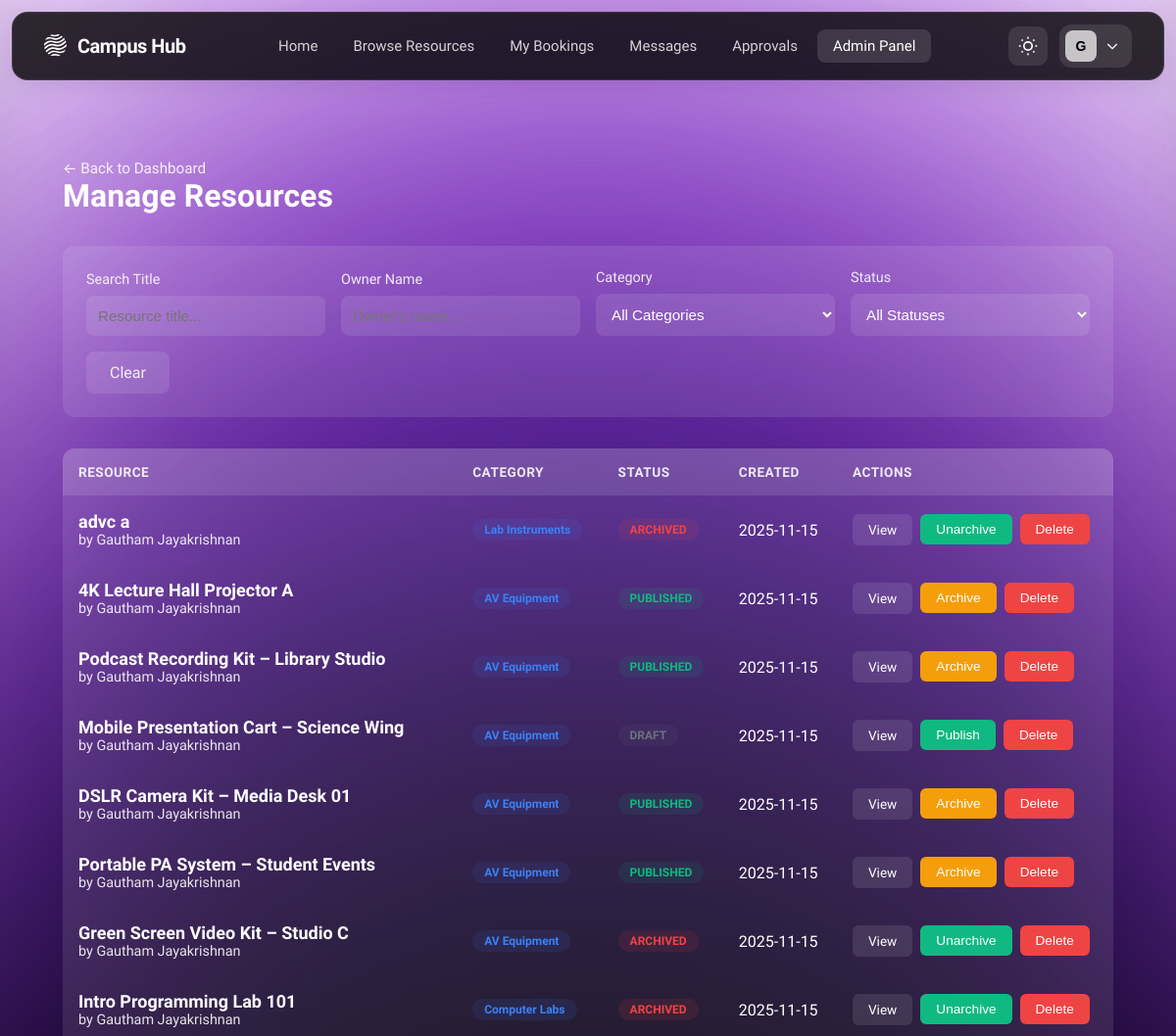
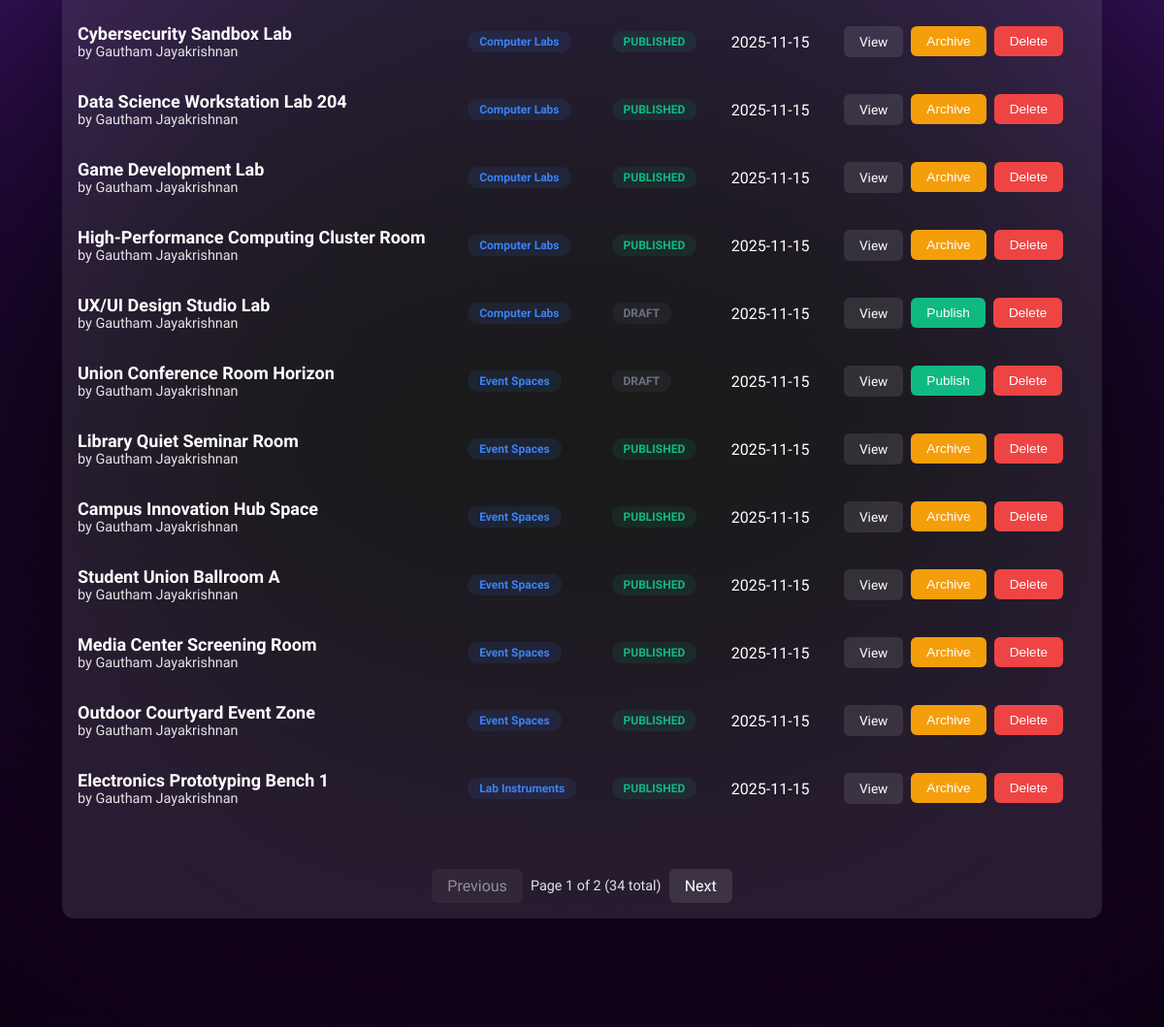
Screenshot of /admin/resources (signed in) with the database file from the repository (2 pictures, top to bottom).
### tables this page shows
CREATE TABLE users (
    user_id INTEGER PRIMARY KEY AUTOINCREMENT,
    name TEXT NOT NULL,
    email TEXT NOT NULL UNIQUE,
    password_hash TEXT NOT NULL,
    role TEXT NOT NULL CHECK (role IN ('student','staff','admin')),
    profile_image TEXT,
    department_id INTEGER REFERENCES departments(department_id),
    email_verified BOOLEAN NOT NULL DEFAULT 0,
    verification_token TEXT,
    verification_token_expires DATETIME,
    reset_password_token TEXT,
    reset_password_expires DATETIME,
    created_at DATETIME DEFAULT CURRENT_TIMESTAMP,
    updated_at DATETIME
, is_banned INTEGER DEFAULT 0, last_login TIMESTAMP);

CREATE TABLE resources (
    resource_id INTEGER PRIMARY KEY AUTOINCREMENT,
    owner_type TEXT NOT NULL CHECK (owner_type IN ('user','group')),
    owner_id INTEGER NOT NULL,  -- Polymorphic FK: user_id when owner_type='user', group_id when owner_type='group'
    title TEXT NOT NULL,
    description TEXT,
    category_id INTEGER REFERENCES resource_categories(category_id),
    location TEXT,
    capacity INTEGER CHECK (capacity > 0 OR capacity IS NULL),  -- NULL for resources without capacity limits
    status TEXT NOT NULL DEFAULT 'draft' CHECK (status IN ('draft','published','archived')),
    availability_mode TEXT NOT NULL DEFAULT 'rules' CHECK (availability_mode IN ('rules','open','by-request')),
    requires_approval BOOLEAN NOT NULL DEFAULT 0,
    created_at DATETIME DEFAULT CURRENT_TIMESTAMP,
    updated_at DATETIME
, images TEXT, availability_rules TEXT);

CREATE TABLE resource_categories (
    category_id INTEGER PRIMARY KEY AUTOINCREMENT,
    name TEXT NOT NULL,
    description TEXT,
    icon TEXT,
    created_at DATETIME DEFAULT CURRENT_TIMESTAMP
);

### src/controllers/admin_controller.py (the view)
@admin_bp.route('/resources')
@login_required
@role_required('admin')
def resources():
    try:
        status_filter = request.args.get('status', '')
        category_filter = request.args.get('category', '')
        search_query = request.args.get('search', '')
        owner_filter = request.args.get('owner', '')
        page = request.args.get('page', 1, type=int)
        per_page = 20
        resources_data = ResourceDAL.get_all_resources_paginated(
            page=page,
            per_page=per_page,
            status_filter=status_filter,
            category_filter=category_filter,
            search_query=search_query,
            owner_filter=owner_filter
        )
        categories = ResourceDAL.get_all_categories()
        return render_template(
            'admin/resources.html',
            result=resources_data,
            categories=categories,
            status_filter=status_filter,
            category_filter=category_filter,
            search_query=search_query,
            owner_filter=owner_filter
        )
    except Exception as e:
        logger.error(f"Error loading resources: {str(e)}", exc_info=True)
        flash('Error loading resources.', 'danger')
        return redirect(url_for('admin.dashboard'))

### src/templates/admin/resources.html (shortened to what this page needs)
{% extends 'base.html' %}
{% block content %}
<div class="admin-container">
    <div class="page-header">
        <div>
            <a href="{{ url_for('admin.dashboard') }}" class="back-link">← Back to Dashboard</a>
            <h1>Manage Resources</h1>
        </div>
    </div>
    <div class="filters-section">
        <form method="GET" action="{{ url_for('admin.resources') }}" id="filterForm">
            <div class="filters-grid">
                <div class="filter-group">
                    <label for="search">Search Title</label>
                    <input type="text" id="search" name="search" class="filter-input"
                           placeholder="Resource title..." value="{{ request.args.get('search', '') }}">
                </div>
                <div class="filter-group">
                    <label for="owner">Owner Name</label>
                    <input type="text" id="owner" name="owner" class="filter-input"
                           placeholder="Owner's name..." value="{{ request.args.get('owner', '') }}">
                </div>
                <div class="filter-group">
                    <label for="category">Category</label>
                    <select id="category" name="category" class="filter-select" onchange="document.getElementById('filterForm').submit()">
                        <option value="">All Categories</option>
                    </select>
                </div>
                <div class="filter-group">
                    <label for="status">Status</label>
                    <select id="status" name="status" class="filter-select" onchange="document.getElementById('filterForm').submit()">
                        <option value="">All Statuses</option>
                    </select>
                </div>
                <div class="filter-group">
                    <a href="{{ url_for('admin.resources') }}" class="clear-button">Clear</a>
                </div>
            </div>
        </form>
    </div>
    <div class="resources-table-container">
        {% if result.resources %}
        <table class="resources-table">
            <thead>
                <tr>
                    <th>Resource</th>
                    <th>Category</th>
                    <th>Status</th>
                    <th>Created</th>
                    <th>Actions</th>
                </tr>
            </thead>
            <tbody>
                {% for resource in result.resources %}
                <tr>
                    <td>
                        <div class="resource-title">{{ resource.title }}</div>
                        <div class="resource-owner">by {{ resource.owner_name }}</div>
                    </td>
                    <td>
                        <span class="category-badge">{{ resource.category }}</span>
                    </td>
                    <td>
                        <span class="status-badge {{ resource.status }}">{{ resource.status }}</span>
                    </td>
                    <td>{{ resource.created_at[:10] if resource.created_at else 'N/A' }}</td>
                    <td>
                        <div class="action-buttons">
                            <a href="{{ url_for('resource.detail', resource_id=resource.resource_id) }}" class="action-btn">View</a>
                            {% if resource.status == 'draft' %}
                            <form method="POST" action="{{ url_for('admin.update_resource_status', resource_id=resource.resource_id) }}" style="display: inline;" onsubmit="return confirm('Are you sure you want to publish this resource?');">
                                <button type="submit" class="action-btn success">Publish</button>
                            </form>
                            {% elif resource.status == 'published' %}
                            <form method="POST" action="{{ url_for('admin.update_resource_status', resource_id=resource.resource_id) }}" style="display: inline;" onsubmit="return confirm('Are you sure you want to archive this resource?');">
                                <button type="submit" class="action-btn warning">Archive</button>
                            </form>
                            {% else %}
                            <form method="POST" action="{{ url_for('admin.update_resource_status', resource_id=resource.resource_id) }}" style="display: inline;" onsubmit="return confirm('Are you sure you want to unarchive this resource?');">
                                <button type="submit" class="action-btn success">Unarchive</button>
                            </form>
                            {% endif %}
                            <form method="POST" action="{{ url_for('admin.delete_resource', resource_id=resource.resource_id) }}" style="display: inline;" onsubmit="return confirm('Are you sure you want to delete this resource?');">
                                <button type="submit" class="action-btn danger">Delete</button>
                            </form>
                        </div>
                    </td>
                </tr>
                {% endfor %}
            </tbody>
        </table>
        <div class="pagination">
            {% if result.pagination.has_prev %}
            <a href="{{ url_for('admin.resources', page=result.pagination.page - 1, search=request.args.get('search', ''), category=request.args.get('category', ''), status=request.args.get('status', '')) }}"
               class="pagination-btn">Previous</a>
            {% else %}
            <span class="pagination-btn disabled">Previous</span>
            {% endif %}
            <span class="pagination-info">
                Page {{ result.pagination.page }} of {{ result.pagination.total_pages }}
                ({{ result.pagination.total_count }} total)
            </span>
            {% if result.pagination.has_next %}
            <a href="{{ url_for('admin.resources', page=result.pagination.page + 1, search=request.args.get('search', ''), category=request.args.get('category', ''), status=request.args.get('status', '')) }}"
               class="pagination-btn">Next</a>
            {% else %}
            <span class="pagination-btn disabled">Next</span>
            {% endif %}
        </div>
        {% else %}
        <div class="empty-state">
            <div class="empty-state-icon">📦</div>
            <h3>No resources found</h3>
            <p>Try adjusting your filters</p>
        </div>
        {% endif %}
    </div>
</div>
{% endblock %}

### src/templates/base.html (shortened to what this page needs)
<!DOCTYPE html>
<html lang="en" data-theme="dark">
<head>
    <link rel="stylesheet" href="{{ url_for('static', filename='css/home.css') }}">
</head>
<body>
    <div class="background-effects">
        <div class="blur-white"></div>
        <div class="gradient-ellipse-1">
            <div style="position: absolute; inset: -31.25% -24.81%;">
            </div>
        </div>
        <div class="gradient-ellipse-2">
            <div style="position: absolute; inset: -41.49% -30.77%;">
            </div>
        </div>
        <div class="gradient-ellipse-3">
            <div style="position: absolute; inset: -62.11% -38.17%;">
            </div>
        </div>
        <div class="gradient-ellipse-4">
            <div style="position: absolute; inset: -37.04% -24.07%;">
            </div>
        </div>
        <div class="noise-texture"></div>
    </div>
    <nav class="navbar">
        <div class="navbar-container">
            <div class="navbar-left">
                <a href="{{ url_for('main.index') }}" class="navbar-logo">
                    <span class="logo-text">Campus Hub</span>
                </a>
            </div>
            <div class="navbar-center">
                <a href="{{ url_for('main.index') }}" class="nav-link {% if request.endpoint == 'main.index' %}active{% endif %}">Home</a>
                <a href="{{ url_for('resource.index') }}" class="nav-link {% if request.endpoint and request.endpoint.startswith('resource.') %}active{% endif %}">Browse Resources</a>
                {% if current_user.is_authenticated %}
                    <a href="{{ url_for('booking.index') }}" class="nav-link {% if request.endpoint and request.endpoint.startswith('booking.') and request.endpoint != 'booking.pending_approvals' %}active{% endif %}">My Bookings</a>
                    <a href="{{ url_for('message.inbox') }}" class="nav-link {% if request.endpoint and request.endpoint.startswith('message.') %}active{% endif %}" style="position: relative;">
                        Messages
                    </a>
                    {% if current_user.role in ['staff', 'admin'] %}
                        <a href="{{ url_for('booking.pending_approvals') }}" class="nav-link {% if request.endpoint == 'booking.pending_approvals' %}active{% endif %}" style="position: relative;">
                            Approvals
                        </a>
                    {% endif %}
                    {% if current_user.role == 'admin' %}
                        <a href="{{ url_for('admin.dashboard') }}" class="nav-link {% if request.endpoint and request.endpoint.startswith('admin.') %}active{% endif %}">Admin Panel</a>
                    {% endif %}
                {% endif %}
            </div>
            <div class="navbar-right">
                <button class="theme-toggle" onclick="toggleTheme()" aria-label="Toggle theme">
                </button>
                {% if current_user.is_authenticated %}
                <div class="account-dropdown">
                    <button class="account-button" onclick="toggleAccountMenu()">
                        <div class="account-avatar">
                            {{ current_user.name[0].upper() }}
                        </div>
                        <svg class="chevron-icon" fill="none" stroke="currentColor" stroke-width="2" viewBox="0 0 24 24">
                            <path d="M19 9l-7 7-7-7"/>
                        </svg>
                    </button>
                </div>
                {% endif %}
            </div>
        </div>
    </nav>
    <main class="main-content">
        {% block content %}{% endblock %}
    </main>
</body>
</html>

### rows the page displays
users: name "G"
resources: title "advc a", owner_name "Gautham Jayakrishnan", category "Lab Instruments", status "ARCHIVED", created_at "2025-11-15"
resources: title "4K Lecture Hall Projector A", owner_name "Gautham Jayakrishnan", category "AV Equipment", status "PUBLISHED", created_at "2025-11-15"
resources: title "Podcast Recording Kit – Library Studio", owner_name "Gautham Jayakrishnan", category "AV Equipment", status "PUBLISHED", created_at "2025-11-15"
resources: title "Mobile Presentation Cart – Science Wing", owner_name "Gautham Jayakrishnan", category "AV Equipment", status "DRAFT", created_at "2025-11-15"
resources: title "DSLR Camera Kit – Media Desk 01", owner_name "Gautham Jayakrishnan", category "AV Equipment", status "PUBLISHED", created_at "2025-11-15"
resources: title "Portable PA System – Student Events", owner_name "Gautham Jayakrishnan", category "AV Equipment", status "PUBLISHED", created_at "2025-11-15"
resources: title "Green Screen Video Kit – Studio C", owner_name "Gautham Jayakrishnan", category "AV Equipment", status "ARCHIVED", created_at "2025-11-15"
resources: title "Intro Programming Lab 101", owner_name "Gautham Jayakrishnan", category "Computer Labs", status "ARCHIVED", created_at "2025-11-15"
resources: title "Cybersecurity Sandbox Lab", owner_name "Gautham Jayakrishnan", category "Computer Labs", status "PUBLISHED", created_at "2025-11-15"
resources: title "Data Science Workstation Lab 204", owner_name "Gautham Jayakrishnan", category "Computer Labs", status "PUBLISHED", created_at "2025-11-15"
resources: title "Game Development Lab", owner_name "Gautham Jayakrishnan", category "Computer Labs", status "PUBLISHED", created_at "2025-11-15"
resources: title "High-Performance Computing Cluster Room", owner_name "Gautham Jayakrishnan", category "Computer Labs", status "PUBLISHED", created_at "2025-11-15"
resources: title "UX/UI Design Studio Lab", owner_name "Gautham Jayakrishnan", category "Computer Labs", status "DRAFT", created_at "2025-11-15"
resources: title "Union Conference Room Horizon", owner_name "Gautham Jayakrishnan", category "Event Spaces", status "DRAFT", created_at "2025-11-15"
resources: title "Library Quiet Seminar Room", owner_name "Gautham Jayakrishnan", category "Event Spaces", status "PUBLISHED", created_at "2025-11-15"
resources: title "Campus Innovation Hub Space", owner_name "Gautham Jayakrishnan", category "Event Spaces", status "PUBLISHED", created_at "2025-11-15"
resources: title "Student Union Ballroom A", owner_name "Gautham Jayakrishnan", category "Event Spaces", status "PUBLISHED", created_at "2025-11-15"
resources: title "Media Center Screening Room", owner_name "Gautham Jayakrishnan", category "Event Spaces", status "PUBLISHED", created_at "2025-11-15"
resources: title "Outdoor Courtyard Event Zone", owner_name "Gautham Jayakrishnan", category "Event Spaces", status "PUBLISHED", created_at "2025-11-15"
resources: title "Electronics Prototyping Bench 1", owner_name "Gautham Jayakrishnan", category "Lab Instruments", status "PUBLISHED", created_at "2025-11-15"

### other values shown
{{ result.pagination.page }} "1"
{{ result.pagination.total_pages }} "2"
{{ result.pagination.total_count }} "34"
